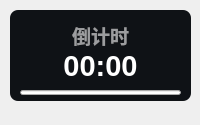
<?xml version="1.0" encoding="UTF-8"?>
<ui version="4.0">
 <class>Form</class>
 <widget class="QWidget" name="Form">
  <property name="geometry">
   <rect>
    <x>0</x>
    <y>0</y>
    <width>200</width>
    <height>125</height>
   </rect>
  </property>
  <property name="minimumSize">
   <size>
    <width>0</width>
    <height>0</height>
   </size>
  </property>
  <property name="maximumSize">
   <size>
    <width>16777215</width>
    <height>65536</height>
   </size>
  </property>
  <property name="windowTitle">
   <string>活动倒计时</string>
  </property>
  <widget class="ProgressBar" name="progressBar">
   <property name="geometry">
    <rect>
     <x>20</x>
     <y>90</y>
     <width>161</width>
     <height>5</height>
    </rect>
   </property>
   <property name="minimumSize">
    <size>
     <width>0</width>
     <height>5</height>
    </size>
   </property>
   <property name="maximumSize">
    <size>
     <width>16777215</width>
     <height>6</height>
    </size>
   </property>
   <property name="styleSheet">
    <string notr="true"/>
   </property>
   <property name="orientation">
    <enum>Qt::Horizontal</enum>
   </property>
   <property name="useAni">
    <bool>true</bool>
   </property>
   <property name="val">
    <double>0.000000000000000</double>
   </property>
  </widget>
  <widget class="QLabel" name="activity_countdown_title">
   <property name="geometry">
    <rect>
     <x>20</x>
     <y>20</y>
     <width>161</width>
     <height>31</height>
    </rect>
   </property>
   <property name="font">
    <font>
     <family>Microsoft YaHei UI</family>
     <pointsize>14</pointsize>
     <weight>75</weight>
     <bold>true</bold>
    </font>
   </property>
   <property name="styleSheet">
    <string notr="true">color: rgba(255, 255, 255, 150);
font-weight: bold;</string>
   </property>
   <property name="text">
    <string>倒计时</string>
   </property>
   <property name="textFormat">
    <enum>Qt::PlainText</enum>
   </property>
   <property name="alignment">
    <set>Qt::AlignCenter</set>
   </property>
  </widget>
  <widget class="QLabel" name="activity_countdown">
   <property name="geometry">
    <rect>
     <x>20</x>
     <y>40</y>
     <width>161</width>
     <height>51</height>
    </rect>
   </property>
   <property name="font">
    <font>
     <family>Microsoft YaHei UI</family>
     <pointsize>22</pointsize>
     <weight>75</weight>
     <bold>true</bold>
    </font>
   </property>
   <property name="styleSheet">
    <string notr="true">border: none;
color: rgba(255, 255, 255, 255);
font-weight: bold</string>
   </property>
   <property name="text">
    <string>00:00</string>
   </property>
   <property name="textFormat">
    <enum>Qt::PlainText</enum>
   </property>
   <property name="alignment">
    <set>Qt::AlignCenter</set>
   </property>
  </widget>
  <widget class="QLabel" name="backgnd">
   <property name="geometry">
    <rect>
     <x>10</x>
     <y>10</y>
     <width>181</width>
     <height>91</height>
    </rect>
   </property>
   <property name="styleSheet">
    <string notr="true">background-color: rgba(15, 18, 22, 255);
border-radius: 8px</string>
   </property>
   <property name="text">
    <string/>
   </property>
  </widget>
  <zorder>backgnd</zorder>
  <zorder>progressBar</zorder>
  <zorder>activity_countdown_title</zorder>
  <zorder>activity_countdown</zorder>
 </widget>
 <customwidgets>
  <customwidget>
   <class>ProgressBar</class>
   <extends>QProgressBar</extends>
   <header>qfluentwidgets</header>
  </customwidget>
 </customwidgets>
 <resources/>
 <connections/>
</ui>
